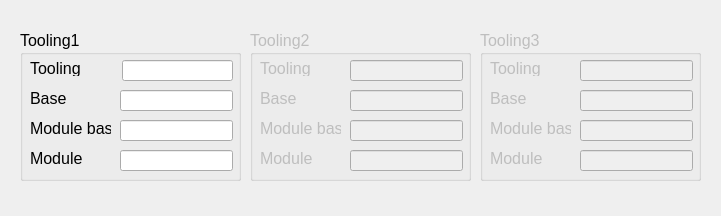
<?xml version="1.0" encoding="UTF-8"?>
<ui version="4.0">
 <class>SNpreScanDialog</class>
 <widget class="QDialog" name="SNpreScanDialog">
  <property name="geometry">
   <rect>
    <x>0</x>
    <y>0</y>
    <width>721</width>
    <height>216</height>
   </rect>
  </property>
  <property name="windowTitle">
   <string>Pre Scan Dialog</string>
  </property>
  <property name="toolTip">
   <string/>
  </property>
  <widget class="QGroupBox" name="groupBox">
   <property name="geometry">
    <rect>
     <x>20</x>
     <y>30</y>
     <width>221</width>
     <height>151</height>
    </rect>
   </property>
   <property name="font">
    <font>
     <pointsize>12</pointsize>
    </font>
   </property>
   <property name="title">
    <string>Tooling1</string>
   </property>
   <widget class="QLabel" name="label">
    <property name="geometry">
     <rect>
      <x>10</x>
      <y>30</y>
      <width>81</width>
      <height>16</height>
     </rect>
    </property>
    <property name="text">
     <string>Tooling</string>
    </property>
   </widget>
   <widget class="QLabel" name="label_2">
    <property name="geometry">
     <rect>
      <x>10</x>
      <y>60</y>
      <width>81</width>
      <height>16</height>
     </rect>
    </property>
    <property name="text">
     <string>Base</string>
    </property>
   </widget>
   <widget class="QLabel" name="label_3">
    <property name="geometry">
     <rect>
      <x>10</x>
      <y>90</y>
      <width>81</width>
      <height>16</height>
     </rect>
    </property>
    <property name="text">
     <string>Module base</string>
    </property>
   </widget>
   <widget class="QLabel" name="label_4">
    <property name="geometry">
     <rect>
      <x>10</x>
      <y>120</y>
      <width>81</width>
      <height>16</height>
     </rect>
    </property>
    <property name="text">
     <string>Module</string>
    </property>
   </widget>
   <widget class="QLineEdit" name="lineEdit_Tooling_1">
    <property name="geometry">
     <rect>
      <x>102</x>
      <y>30</y>
      <width>111</width>
      <height>21</height>
     </rect>
    </property>
    <property name="whatsThis">
     <string>&lt;html&gt;&lt;head/&gt;&lt;body&gt;&lt;p&gt;機箱序號:&lt;/p&gt;&lt;p&gt;FX-[產品型號]-[1~3位數字,流水號]&lt;/p&gt;&lt;p&gt;PS: 此序號會跟Base_Setting.ini裡比對,找不到會錯誤&lt;/p&gt;&lt;p&gt;&lt;br/&gt;&lt;/p&gt;&lt;/body&gt;&lt;/html&gt;</string>
    </property>
   </widget>
   <widget class="QLineEdit" name="lineEdit_Base_1">
    <property name="geometry">
     <rect>
      <x>100</x>
      <y>60</y>
      <width>113</width>
      <height>21</height>
     </rect>
    </property>
    <property name="whatsThis">
     <string>&lt;html&gt;&lt;head/&gt;&lt;body&gt;&lt;p&gt;機箱定位座序號&lt;/p&gt;&lt;p&gt;1~3位數字&lt;/p&gt;&lt;p&gt;PS:需要跟Module base 相同&lt;/p&gt;&lt;/body&gt;&lt;/html&gt;</string>
    </property>
   </widget>
   <widget class="QLineEdit" name="lineEdit_ModuleBase_1">
    <property name="geometry">
     <rect>
      <x>100</x>
      <y>90</y>
      <width>113</width>
      <height>21</height>
     </rect>
    </property>
    <property name="whatsThis">
     <string>&lt;html&gt;&lt;head/&gt;&lt;body&gt;&lt;p&gt;模組座序號:&lt;/p&gt;&lt;p&gt;1~3位數字&lt;/p&gt;&lt;p&gt;PS:需要跟base 相同&lt;/p&gt;&lt;/body&gt;&lt;/html&gt;</string>
    </property>
   </widget>
   <widget class="QLineEdit" name="lineEdit_Module_1">
    <property name="geometry">
     <rect>
      <x>100</x>
      <y>120</y>
      <width>113</width>
      <height>21</height>
     </rect>
    </property>
    <property name="whatsThis">
     <string>&lt;html&gt;&lt;head/&gt;&lt;body&gt;&lt;p&gt;模組序號:&lt;/p&gt;&lt;p&gt;FX-[產品型號+M]-[1~3位數字,流水號]&lt;/p&gt;&lt;p&gt;PS: 此序號會用產品型號跟機箱產品型號作比對,不相同會錯誤&lt;/p&gt;&lt;p&gt;&lt;br/&gt;&lt;/p&gt;&lt;/body&gt;&lt;/html&gt;</string>
    </property>
   </widget>
  </widget>
  <widget class="QGroupBox" name="groupBox_2">
   <property name="enabled">
    <bool>false</bool>
   </property>
   <property name="geometry">
    <rect>
     <x>250</x>
     <y>30</y>
     <width>221</width>
     <height>151</height>
    </rect>
   </property>
   <property name="font">
    <font>
     <pointsize>12</pointsize>
    </font>
   </property>
   <property name="title">
    <string>Tooling2</string>
   </property>
   <widget class="QLabel" name="label_5">
    <property name="geometry">
     <rect>
      <x>10</x>
      <y>30</y>
      <width>81</width>
      <height>16</height>
     </rect>
    </property>
    <property name="text">
     <string>Tooling</string>
    </property>
   </widget>
   <widget class="QLabel" name="label_6">
    <property name="geometry">
     <rect>
      <x>10</x>
      <y>60</y>
      <width>81</width>
      <height>16</height>
     </rect>
    </property>
    <property name="text">
     <string>Base</string>
    </property>
   </widget>
   <widget class="QLabel" name="label_7">
    <property name="geometry">
     <rect>
      <x>10</x>
      <y>90</y>
      <width>81</width>
      <height>16</height>
     </rect>
    </property>
    <property name="text">
     <string>Module base</string>
    </property>
   </widget>
   <widget class="QLabel" name="label_8">
    <property name="geometry">
     <rect>
      <x>10</x>
      <y>120</y>
      <width>81</width>
      <height>16</height>
     </rect>
    </property>
    <property name="text">
     <string>Module</string>
    </property>
   </widget>
   <widget class="QLineEdit" name="lineEdit_Tooling_2">
    <property name="geometry">
     <rect>
      <x>100</x>
      <y>30</y>
      <width>113</width>
      <height>21</height>
     </rect>
    </property>
    <property name="whatsThis">
     <string>&lt;html&gt;&lt;head/&gt;&lt;body&gt;&lt;p&gt;機箱序號:&lt;/p&gt;&lt;p&gt;FX-[產品型號]-[1~3位數字,流水號]&lt;/p&gt;&lt;p&gt;PS: 此序號會跟Base_Setting.ini裡比對,找不到會錯誤&lt;/p&gt;&lt;p&gt;&lt;br/&gt;&lt;/p&gt;&lt;/body&gt;&lt;/html&gt;</string>
    </property>
   </widget>
   <widget class="QLineEdit" name="lineEdit_Base_2">
    <property name="geometry">
     <rect>
      <x>100</x>
      <y>60</y>
      <width>113</width>
      <height>21</height>
     </rect>
    </property>
    <property name="whatsThis">
     <string>&lt;html&gt;&lt;head/&gt;&lt;body&gt;&lt;p&gt;機箱定位座序號&lt;/p&gt;&lt;p&gt;1~3位數字&lt;/p&gt;&lt;p&gt;PS:需要跟Module base 相同&lt;/p&gt;&lt;/body&gt;&lt;/html&gt;</string>
    </property>
   </widget>
   <widget class="QLineEdit" name="lineEdit_ModuleBase_2">
    <property name="geometry">
     <rect>
      <x>100</x>
      <y>90</y>
      <width>113</width>
      <height>21</height>
     </rect>
    </property>
    <property name="whatsThis">
     <string>&lt;html&gt;&lt;head/&gt;&lt;body&gt;&lt;p&gt;模組座序號:&lt;/p&gt;&lt;p&gt;1~3位數字&lt;/p&gt;&lt;p&gt;PS:需要跟base 相同&lt;/p&gt;&lt;/body&gt;&lt;/html&gt;</string>
    </property>
   </widget>
   <widget class="QLineEdit" name="lineEdit_Module_2">
    <property name="geometry">
     <rect>
      <x>100</x>
      <y>120</y>
      <width>113</width>
      <height>21</height>
     </rect>
    </property>
    <property name="whatsThis">
     <string>&lt;html&gt;&lt;head/&gt;&lt;body&gt;&lt;p&gt;模組序號:&lt;/p&gt;&lt;p&gt;FX-[產品型號+M]-[1~3位數字,流水號]&lt;/p&gt;&lt;p&gt;PS: 此序號會用產品型號跟機箱產品型號作比對,不相同會錯誤&lt;/p&gt;&lt;p&gt;&lt;br/&gt;&lt;/p&gt;&lt;/body&gt;&lt;/html&gt;</string>
    </property>
   </widget>
  </widget>
  <widget class="QGroupBox" name="groupBox_3">
   <property name="enabled">
    <bool>false</bool>
   </property>
   <property name="geometry">
    <rect>
     <x>480</x>
     <y>30</y>
     <width>221</width>
     <height>151</height>
    </rect>
   </property>
   <property name="font">
    <font>
     <pointsize>12</pointsize>
    </font>
   </property>
   <property name="title">
    <string>Tooling3</string>
   </property>
   <widget class="QLabel" name="label_9">
    <property name="geometry">
     <rect>
      <x>10</x>
      <y>30</y>
      <width>81</width>
      <height>16</height>
     </rect>
    </property>
    <property name="text">
     <string>Tooling</string>
    </property>
   </widget>
   <widget class="QLabel" name="label_10">
    <property name="geometry">
     <rect>
      <x>10</x>
      <y>60</y>
      <width>81</width>
      <height>16</height>
     </rect>
    </property>
    <property name="text">
     <string>Base</string>
    </property>
   </widget>
   <widget class="QLabel" name="label_11">
    <property name="geometry">
     <rect>
      <x>10</x>
      <y>90</y>
      <width>81</width>
      <height>16</height>
     </rect>
    </property>
    <property name="text">
     <string>Module base</string>
    </property>
   </widget>
   <widget class="QLabel" name="label_12">
    <property name="geometry">
     <rect>
      <x>10</x>
      <y>120</y>
      <width>81</width>
      <height>16</height>
     </rect>
    </property>
    <property name="text">
     <string>Module</string>
    </property>
   </widget>
   <widget class="QLineEdit" name="lineEdit_Tooling_3">
    <property name="geometry">
     <rect>
      <x>100</x>
      <y>30</y>
      <width>113</width>
      <height>21</height>
     </rect>
    </property>
    <property name="whatsThis">
     <string>&lt;html&gt;&lt;head/&gt;&lt;body&gt;&lt;p&gt;機箱序號:&lt;/p&gt;&lt;p&gt;FX-[產品型號]-[1~3位數字,流水號]&lt;/p&gt;&lt;p&gt;PS: 此序號會跟Base_Setting.ini裡比對,找不到會錯誤&lt;/p&gt;&lt;p&gt;&lt;br/&gt;&lt;/p&gt;&lt;/body&gt;&lt;/html&gt;</string>
    </property>
   </widget>
   <widget class="QLineEdit" name="lineEdit_Base_3">
    <property name="geometry">
     <rect>
      <x>100</x>
      <y>60</y>
      <width>113</width>
      <height>21</height>
     </rect>
    </property>
    <property name="whatsThis">
     <string>&lt;html&gt;&lt;head/&gt;&lt;body&gt;&lt;p&gt;機箱定位座序號&lt;/p&gt;&lt;p&gt;1~3位數字&lt;/p&gt;&lt;p&gt;PS:需要跟Module base 相同&lt;/p&gt;&lt;/body&gt;&lt;/html&gt;</string>
    </property>
   </widget>
   <widget class="QLineEdit" name="lineEdit_ModuleBase_3">
    <property name="geometry">
     <rect>
      <x>100</x>
      <y>90</y>
      <width>113</width>
      <height>21</height>
     </rect>
    </property>
    <property name="whatsThis">
     <string>&lt;html&gt;&lt;head/&gt;&lt;body&gt;&lt;p&gt;模組座序號:&lt;/p&gt;&lt;p&gt;1~3位數字&lt;/p&gt;&lt;p&gt;PS:需要跟base 相同&lt;/p&gt;&lt;/body&gt;&lt;/html&gt;</string>
    </property>
   </widget>
   <widget class="QLineEdit" name="lineEdit_Module_3">
    <property name="geometry">
     <rect>
      <x>100</x>
      <y>120</y>
      <width>113</width>
      <height>21</height>
     </rect>
    </property>
    <property name="whatsThis">
     <string>&lt;html&gt;&lt;head/&gt;&lt;body&gt;&lt;p&gt;模組序號:&lt;/p&gt;&lt;p&gt;FX-[產品型號+M]-[1~3位數字,流水號]&lt;/p&gt;&lt;p&gt;PS: 此序號會用產品型號跟機箱產品型號作比對,不相同會錯誤&lt;/p&gt;&lt;p&gt;&lt;br/&gt;&lt;/p&gt;&lt;/body&gt;&lt;/html&gt;</string>
    </property>
   </widget>
  </widget>
 </widget>
 <tabstops>
  <tabstop>lineEdit_Tooling_1</tabstop>
  <tabstop>lineEdit_Base_1</tabstop>
  <tabstop>lineEdit_ModuleBase_1</tabstop>
  <tabstop>lineEdit_Module_1</tabstop>
  <tabstop>lineEdit_Tooling_2</tabstop>
  <tabstop>lineEdit_Base_2</tabstop>
  <tabstop>lineEdit_ModuleBase_2</tabstop>
  <tabstop>lineEdit_Module_2</tabstop>
  <tabstop>lineEdit_Tooling_3</tabstop>
  <tabstop>lineEdit_Base_3</tabstop>
  <tabstop>lineEdit_ModuleBase_3</tabstop>
  <tabstop>lineEdit_Module_3</tabstop>
 </tabstops>
 <resources/>
 <connections/>
</ui>
